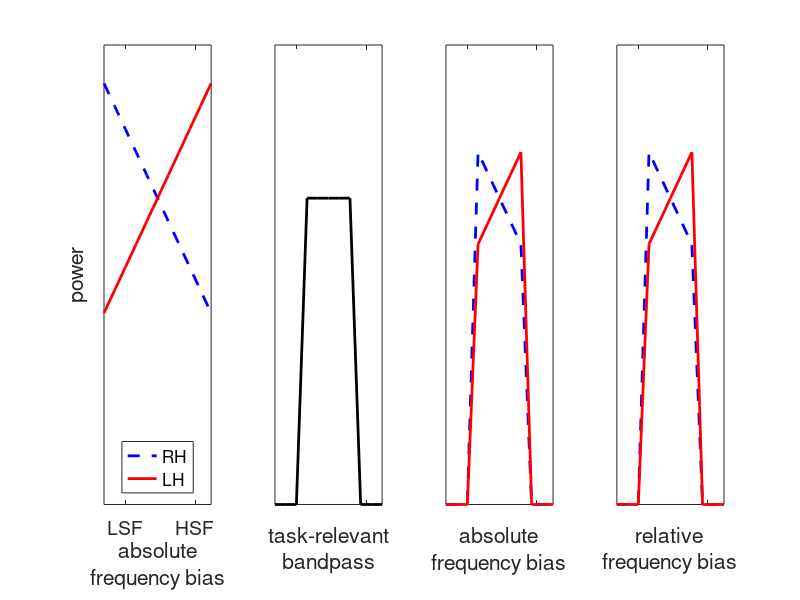

Here is the MATLAB script that generated this plot:
% Dummy plot of absolute frequency filtering
%   (used in dissertation proposal)
% See also: relfreq

close all; clear all;

x=0:10;
ylow=1-0.075*(x-5);
yhigh=1+0.075*(x-5);


subplot(1,4,1);
plot(x,ylow, 'b--', 'LineWidth', 2.0); hold on;
plot(x,yhigh, 'r-', 'LineWidth', 2.0); hold on;
set(gca, 'ylim', [0 1.5], 'FontSize', 14, 'ytick', [], 'xtick', [2 8.5], 'xticklabel', {'LSF', 'HSF'});
legend({'RH', 'LH'}, 'Location', 'South');
ylabel('power');
xlabel(sprintf('absolute\nfrequency bias\n '));


z=zeros(size(x));
z(4:8) = 1;
zlow=ylow.*z; zlown = zlow-z*(-1+mean(zlow(zlow>0)));%zlow(zlow>0));
zhigh=yhigh.*z; zhighn = zhigh-z*(-1+mean(zhigh(zhigh>0)));%zhigh(find(zhigh)));

subplot(1,4,2);
plot(x,z, '-k', 'LineWidth', 2.0);
set(gca, 'ylim', [0 1.5], 'FontSize', 14, 'ytick', [], 'xtick', [2 8.5], 'xticklabel', {' ', ' '});
xlabel(sprintf('task-relevant\nbandpass\n '));

subplot(1,4,3);
plot(x,zlow, 'b--', 'LineWidth', 2.0); hold on;
plot(x,zhigh, 'r-', 'LineWidth', 2.0); hold on;
set(gca, 'ylim', [0 1.5], 'FontSize', 14, 'ytick', [], 'xtick', [2 8.5], 'xticklabel', {' ', ' '});
xlabel(sprintf('absolute\nfrequency bias\n '));

subplot(1,4,4);
plot(x,zlown, 'b--', 'LineWidth', 2.0); hold on;
plot(x,zhighn, 'r-', 'LineWidth', 2.0); hold on;
set(gca, 'ylim', [0 1.5], 'FontSize', 14, 'ytick', [], 'xtick', [2 8.5], 'xticklabel', {' ', ' '});
xlabel(sprintf('relative\nfrequency bias\n '));

